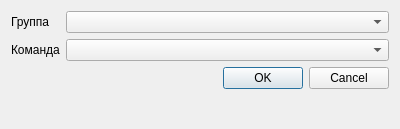
<?xml version="1.0" encoding="UTF-8"?>
<ui version="4.0">
 <class>FormFilter</class>
 <widget class="QDialog" name="FormFilter">
  <property name="geometry">
   <rect>
    <x>0</x>
    <y>0</y>
    <width>400</width>
    <height>129</height>
   </rect>
  </property>
  <property name="windowTitle">
   <string>Фильтр</string>
  </property>
  <layout class="QFormLayout" name="formLayout">
   <item row="0" column="0">
    <widget class="QLabel" name="label">
     <property name="text">
      <string>Группа</string>
     </property>
    </widget>
   </item>
   <item row="0" column="1">
    <widget class="QComboBox" name="comboBox"/>
   </item>
   <item row="2" column="1">
    <widget class="QDialogButtonBox" name="buttonBox">
     <property name="orientation">
      <enum>Qt::Horizontal</enum>
     </property>
     <property name="standardButtons">
      <set>QDialogButtonBox::Cancel|QDialogButtonBox::Ok</set>
     </property>
    </widget>
   </item>
   <item row="1" column="1">
    <widget class="QComboBox" name="comboBox_2"/>
   </item>
   <item row="1" column="0">
    <widget class="QLabel" name="label_2">
     <property name="text">
      <string>Команда</string>
     </property>
    </widget>
   </item>
  </layout>
 </widget>
 <resources/>
 <connections>
  <connection>
   <sender>buttonBox</sender>
   <signal>accepted()</signal>
   <receiver>FormFilter</receiver>
   <slot>accept()</slot>
   <hints>
    <hint type="sourcelabel">
     <x>248</x>
     <y>254</y>
    </hint>
    <hint type="destinationlabel">
     <x>157</x>
     <y>274</y>
    </hint>
   </hints>
  </connection>
  <connection>
   <sender>buttonBox</sender>
   <signal>rejected()</signal>
   <receiver>FormFilter</receiver>
   <slot>reject()</slot>
   <hints>
    <hint type="sourcelabel">
     <x>316</x>
     <y>260</y>
    </hint>
    <hint type="destinationlabel">
     <x>286</x>
     <y>274</y>
    </hint>
   </hints>
  </connection>
 </connections>
</ui>
